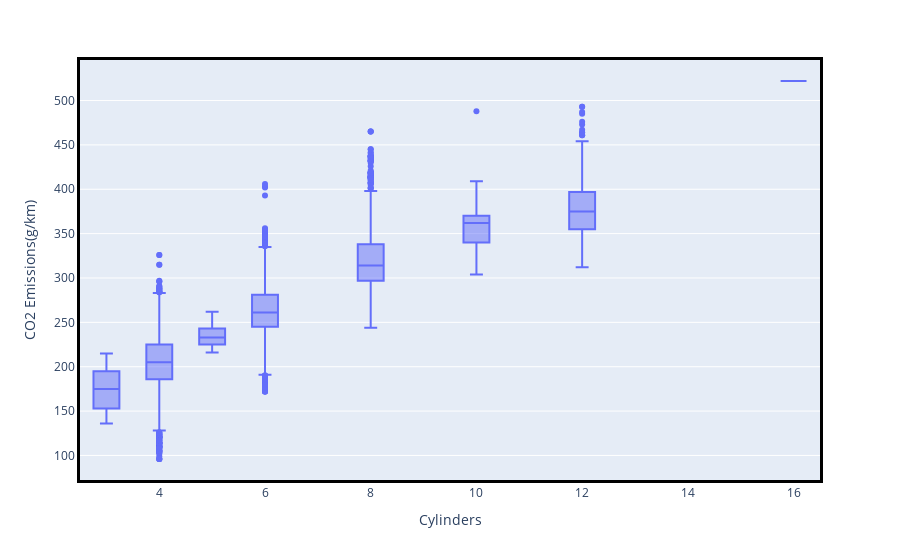

The notebook cell this image was saved under:
### Code cell
# plotly 테두리 강조하기
fig = px.box(
    df_co2,
    x='Cylinders',
    y='CO2 Emissions(g/km)'
)
fig.update_xaxes(showline=True , linecolor='black', linewidth=3, mirror=True )
fig.update_yaxes(showline=True , linecolor='black', linewidth=3, mirror=True)
fig.show()

### Figure 1 — Plotly figure (JSON) as saved in the notebook; plotly's stock layout.template omitted (floating-point values rounded to 4 significant figures; data arrays with more than 128 entries replaced by an {"elided": "..."} marker saying what was removed)
{"data": [{"alignmentgroup": "True", "hovertemplate": "Cylinders=%{x}<br>CO2 Emissions(g/km)=%{y}<extra></extra>", "legendgroup": "", "marker": {"color": "#636efa"}, "name": "", "notched": false, "offsetgroup": "", "orientation": "v", "showlegend": false, "type": "box", "x": {"elided": "7385 int values"}, "x0": " ", "xaxis": "x", "y": {"elided": "7385 int values"}, "y0": " ", "yaxis": "y"}], "layout": {"boxmode": "group", "legend": {"tracegroupgap": 0}, "margin": {"t": 60}, "xaxis": {"anchor": "y", "domain": [0, 1], "linecolor": "black", "linewidth": 3, "mirror": true, "showline": true, "title": {"text": "Cylinders"}}, "yaxis": {"anchor": "x", "domain": [0, 1], "linecolor": "black", "linewidth": 3, "mirror": true, "showline": true, "title": {"text": "CO2 Emissions(g/km)"}}}}
